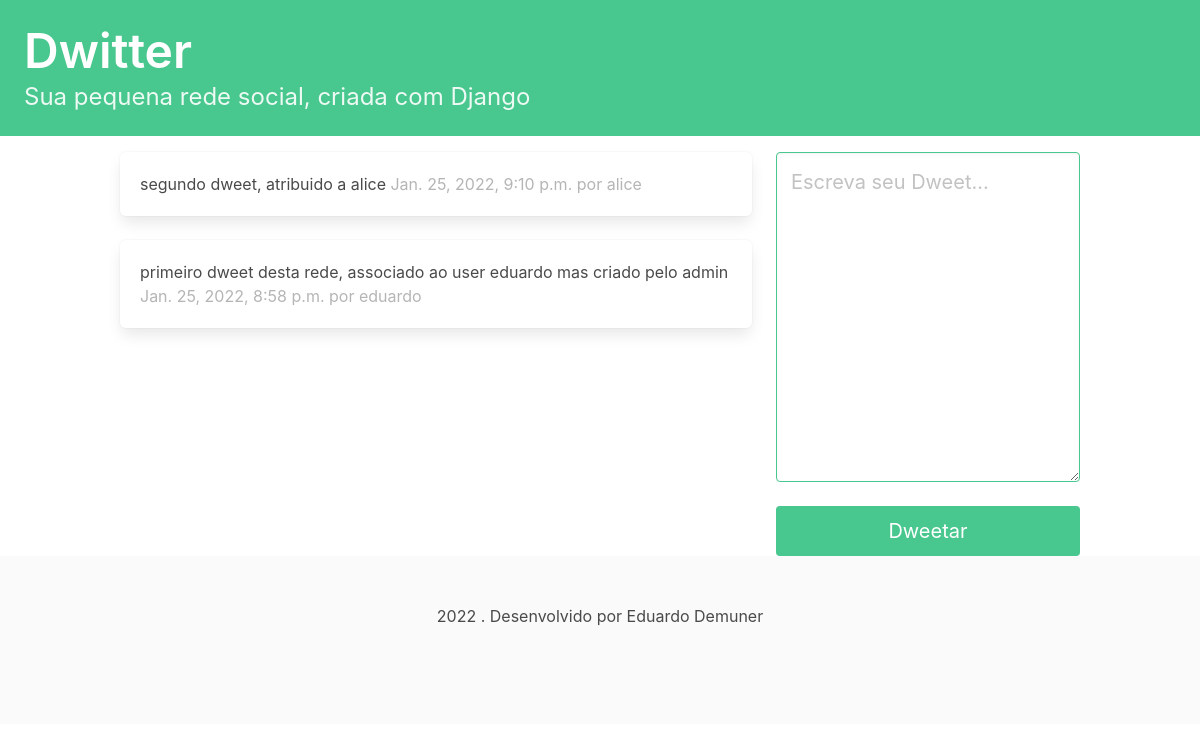
Page / (signed in) on the earlier database version.
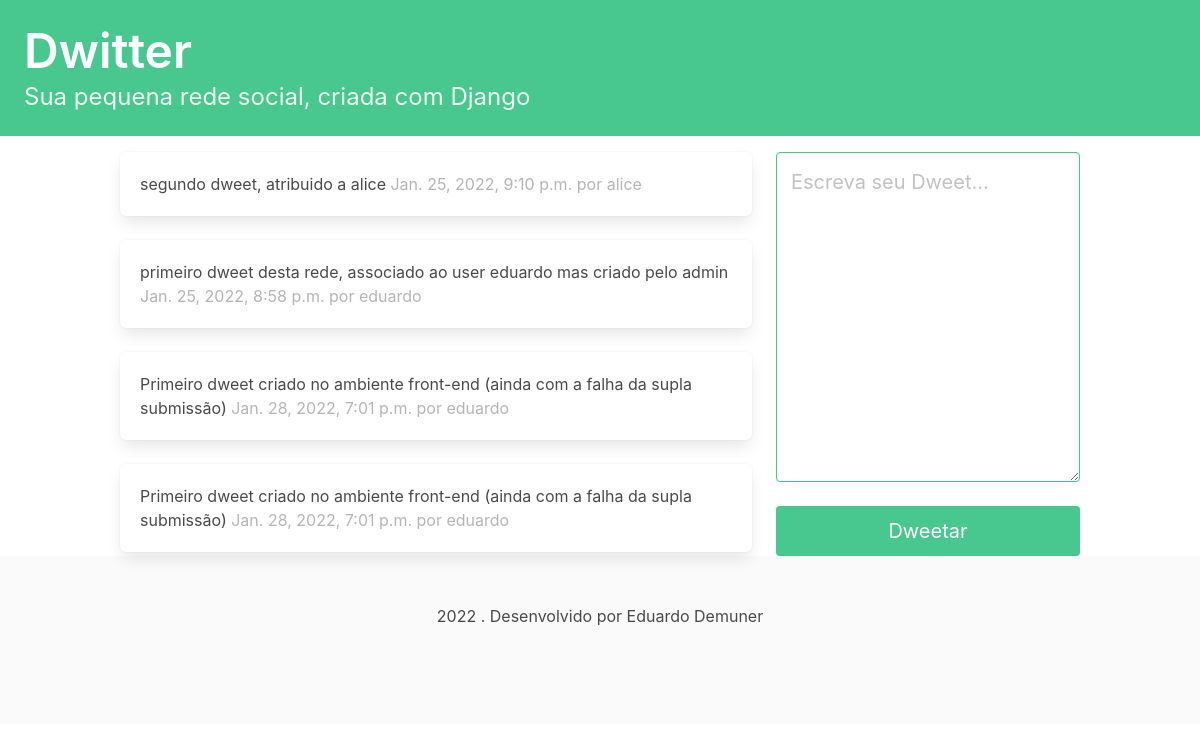
Same page on the later database version.
### dwitter/models.py (models this page shows, shortened)
class Dweet(models.Model):
    user = models.ForeignKey(
        User, related_name="dweets", on_delete=models.DO_NOTHING
    )
    body = models.CharField(max_length=140)
    created_at = models.DateTimeField(auto_now_add=True)

### dwitter/views.py (the view)
# urls.py: path("", dashboard, name="dashboard"),
@login_required(login_url='/login/')
def dashboard(request):
    form = DweetForm(request.POST or None)
    if request.method == "POST":
        if form.is_valid():
            dweet = form.save(commit=False)
            dweet.user = request.user
            dweet.save()
            return redirect("dwitter:dashboard")
    return render(request, "dwitter/dashboard.html", {"form": form})

### dwitter/forms.py
class DweetForm(forms.ModelForm):
    body = forms.CharField(
        required=True,
        widget=forms.Textarea(
            attrs={
                "placeholder": "Escreva seu Dweet...",
                "class": "textarea is-success is-medium",
            }
        ),
        label="",
        error_messages={'max_length':'Este dweet está muito longo! Observe o limite de 140 caracteres.'}
    )
    class Meta:
        model = Dweet
        exclude = ("user", )

### dwitter/templates/dwitter/dashboard.html (shortened to what this page needs)
{% extends 'base.html' %}
{% block content %}
<div class="columns">
    <div class="column">
    {% for followed in user.profile.follows.all %}
        {% for dweet in followed.user.dweets.all %}
            <div class="box">
                {{ dweet.body }}
                <span class="is-small has-text-grey-light">
                    {{ dweet.created_at }} por {{ dweet.user.username }}
                </span>
            </div>
        {% endfor %}
    {% endfor %}
    </div>
    <div class="column is-one-third">
        <form method="post">
            {{ form.as_p }}
            <button class="button is-success is-fullwidth is-medium mt-5"
                    type="submit">
                Dweetar
            </button>
        </form>
    </div>
</div>
{% endblock content %}

### dwitter/templates/base.html (shortened to what this page needs)
<!DOCTYPE html>
<html lang="pt-br">
<head>
    <link rel="stylesheet"
          href="https://cdn.jsdelivr.net/npm/bulma@0.9.3/css/bulma.min.css">
</head>
<body>
  <section class="hero is-small is-success mb-4">
    <div class="hero-body">
        <h1 class="title is-1">Dwitter</h1>
        <p class="subtitle is-4">Sua pequena rede social, criada com Django</p>
    </div>
  </section>
  <div class="container">
    <div class="collumns">
        {% block content %}
        {% endblock content %}
    </div>
  </div>
<footer class="footer">
  <div class="content has-text-centered">
      2022 . Desenvolvido por Eduardo Demuner
  </div>
</footer>
</body>
</html>

Differences in the rows shown:
added Dweet: body "Primeiro dweet criado no ambiente front-end (ainda com a falha da supla submissão)", created_at "Jan. 28, 2022, 7:01 p.m.", user.username "eduardo", shown under Profile (number 2 of 2 on the later page)
added Dweet: body "Primeiro dweet criado no ambiente front-end (ainda com a falha da supla submissão)", created_at "Jan. 28, 2022, 7:01 p.m.", user.username "eduardo", shown under Profile (number 2 of 2 on the later page)
